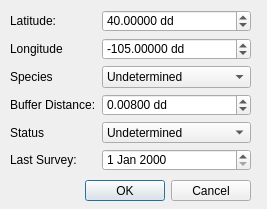
<?xml version="1.0" encoding="UTF-8"?>
<ui version="4.0">
 <class>NewRaptorDialogBase</class>
 <widget class="QDialog" name="NewRaptorDialogBase">
  <property name="geometry">
   <rect>
    <x>0</x>
    <y>0</y>
    <width>267</width>
    <height>209</height>
   </rect>
  </property>
  <property name="windowTitle">
   <string>Add New Raptor</string>
  </property>
  <widget class="QDialogButtonBox" name="button_box">
   <property name="geometry">
    <rect>
     <x>20</x>
     <y>180</y>
     <width>231</width>
     <height>21</height>
    </rect>
   </property>
   <property name="orientation">
    <enum>Qt::Horizontal</enum>
   </property>
   <property name="standardButtons">
    <set>QDialogButtonBox::Cancel|QDialogButtonBox::Ok</set>
   </property>
  </widget>
  <widget class="QWidget" name="formLayoutWidget">
   <property name="geometry">
    <rect>
     <x>10</x>
     <y>10</y>
     <width>241</width>
     <height>161</height>
    </rect>
   </property>
   <layout class="QFormLayout" name="lytForm">
    <item row="0" column="0">
     <widget class="QLabel" name="latitudeLabel">
      <property name="text">
       <string>Latitude:</string>
      </property>
     </widget>
    </item>
    <item row="0" column="1">
     <widget class="QDoubleSpinBox" name="spbLatitude">
      <property name="suffix">
       <string> dd</string>
      </property>
      <property name="decimals">
       <number>5</number>
      </property>
      <property name="minimum">
       <double>-90.000000000000000</double>
      </property>
      <property name="maximum">
       <double>90.000000000000000</double>
      </property>
      <property name="singleStep">
       <double>0.001000000000000</double>
      </property>
      <property name="value">
       <double>40.000000000000000</double>
      </property>
     </widget>
    </item>
    <item row="1" column="0">
     <widget class="QLabel" name="longitudeLabel">
      <property name="text">
       <string>Longitude</string>
      </property>
     </widget>
    </item>
    <item row="1" column="1">
     <widget class="QDoubleSpinBox" name="spbLongitude">
      <property name="suffix">
       <string> dd</string>
      </property>
      <property name="decimals">
       <number>5</number>
      </property>
      <property name="minimum">
       <double>-180.000000000000000</double>
      </property>
      <property name="maximum">
       <double>180.000000000000000</double>
      </property>
      <property name="singleStep">
       <double>0.001000000000000</double>
      </property>
      <property name="value">
       <double>-105.000000000000000</double>
      </property>
     </widget>
    </item>
    <item row="2" column="0">
     <widget class="QLabel" name="speciesLabel">
      <property name="text">
       <string>Species</string>
      </property>
     </widget>
    </item>
    <item row="2" column="1">
     <widget class="QComboBox" name="cmbSpecies">
      <item>
       <property name="text">
        <string>Undetermined</string>
       </property>
      </item>
      <item>
       <property name="text">
        <string>Red-tail-Hawk</string>
       </property>
      </item>
      <item>
       <property name="text">
        <string>Northern Harrier</string>
       </property>
      </item>
      <item>
       <property name="text">
        <string>Swainsons Hawk</string>
       </property>
      </item>
     </widget>
    </item>
    <item row="3" column="0">
     <widget class="QLabel" name="bufferDistanceLabel">
      <property name="text">
       <string>Buffer Distance:</string>
      </property>
     </widget>
    </item>
    <item row="3" column="1">
     <widget class="QDoubleSpinBox" name="spbBuffer">
      <property name="suffix">
       <string> dd</string>
      </property>
      <property name="decimals">
       <number>5</number>
      </property>
      <property name="maximum">
       <double>0.100000000000000</double>
      </property>
      <property name="singleStep">
       <double>0.001000000000000</double>
      </property>
      <property name="value">
       <double>0.008000000000000</double>
      </property>
     </widget>
    </item>
    <item row="4" column="0">
     <widget class="QLabel" name="statusLabel">
      <property name="text">
       <string>Status</string>
      </property>
     </widget>
    </item>
    <item row="4" column="1">
     <widget class="QComboBox" name="cmbStatus">
      <item>
       <property name="text">
        <string>Undetermined</string>
       </property>
      </item>
      <item>
       <property name="text">
        <string>Active Nest</string>
       </property>
      </item>
      <item>
       <property name="text">
        <string>Inactive Nest</string>
       </property>
      </item>
      <item>
       <property name="text">
        <string>Fledged Nest</string>
       </property>
      </item>
     </widget>
    </item>
    <item row="5" column="0">
     <widget class="QLabel" name="lastSurveyLabel">
      <property name="text">
       <string>Last Survey:</string>
      </property>
     </widget>
    </item>
    <item row="5" column="1">
     <widget class="QDateEdit" name="dteLast"/>
    </item>
   </layout>
  </widget>
 </widget>
 <resources/>
 <connections>
  <connection>
   <sender>button_box</sender>
   <signal>accepted()</signal>
   <receiver>NewRaptorDialogBase</receiver>
   <slot>accept()</slot>
   <hints>
    <hint type="sourcelabel">
     <x>20</x>
     <y>20</y>
    </hint>
    <hint type="destinationlabel">
     <x>20</x>
     <y>20</y>
    </hint>
   </hints>
  </connection>
  <connection>
   <sender>button_box</sender>
   <signal>rejected()</signal>
   <receiver>NewRaptorDialogBase</receiver>
   <slot>reject()</slot>
   <hints>
    <hint type="sourcelabel">
     <x>20</x>
     <y>20</y>
    </hint>
    <hint type="destinationlabel">
     <x>20</x>
     <y>20</y>
    </hint>
   </hints>
  </connection>
 </connections>
</ui>
